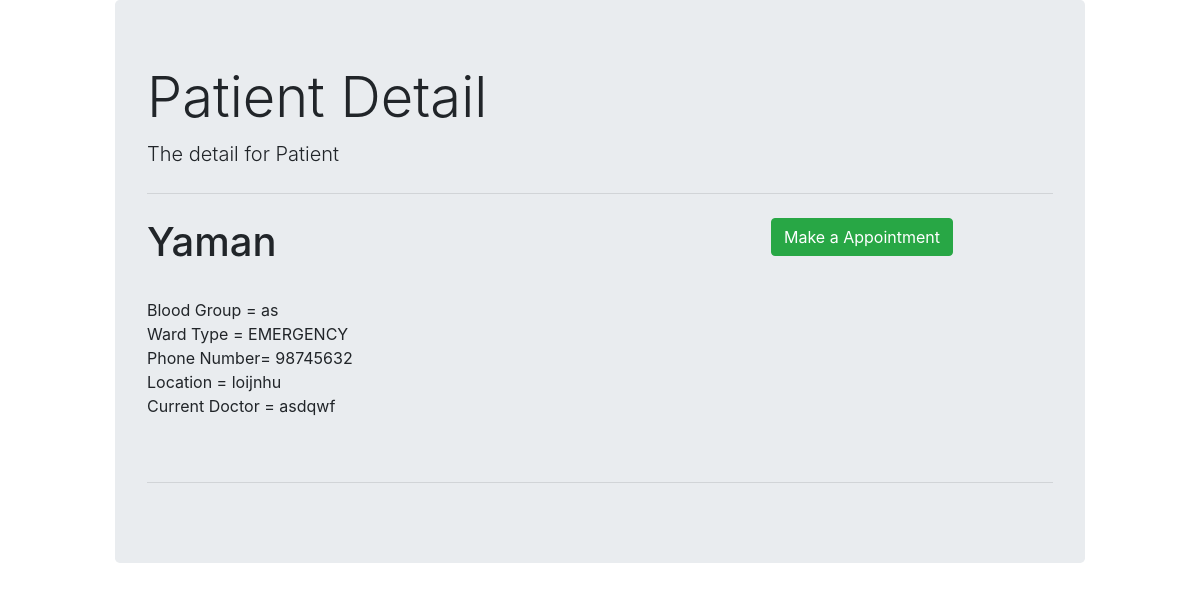
Screenshot of /patientdetail/2 with the database file from the repository.
### patient/models.py (models this page shows)
class detail(models.Model):
    name = models.CharField(max_length = 100)
    phone_number = models.IntegerField()
    blood_group = models.CharField(max_length=3)
    location = models.CharField(max_length=100)
    ward_type = models.ForeignKey(ward,on_delete=models.CASCADE)
    doctor = models.ForeignKey(DoctorDetail,on_delete=models.CASCADE)
    def __str__(self):
        return self.name

class ward(models.Model):
    ward_room = models.CharField(max_length=30)
    def __str__(self):
        return self.ward_room

### doctor/models.py (models this page shows)
class DoctorDetail(models.Model):
    name = models.CharField(max_length=100)
    location= models.CharField(max_length=100)
    phone_number=models.IntegerField()
    def __str__(self):
        return self.name

### patient/views.py (the view)
# urls.py: path('patientdetail/<int:id>',views.patient_detail,name='patient_detail'),
def patient_detail(request,id):
    detailpatient = detail.objects.get(pk=id)
    appointment_detail= ap.objects.filter(patient_name=detailpatient)
    print(appointment_detail)
    context = {
        "detail":detailpatient,
        "appointments":appointment_detail
    }
    return render(request,'patient_detail.html',context)

### patient/templates/patient_detail.html
{% extends 'base.html' %}
{% block content %}
<div class="row">
    <div class="col-8">
<h1>{{detail.name}}</h1><br>
Blood Group = {{detail.blood_group}} <br>
Ward Type = {{detail.ward_type}}<br>
Phone Number= {{detail.phone_number}} <br>
Location = {{detail.location}} <br>
Current Doctor = {{detail.doctor}}
    </div>
    <div class="col-4">
        <a href='' class="btn btn-success rols-md-4" > Make a Appointment</a>
    </div>
</div>
<br> <br>
<hr>
{% endblock content %}

### rows the page displays
detail: name "Yaman", blood_group "as", ward_type "EMERGENCY", phone_number "98745632", location "loijnhu", doctor "asdqwf"
